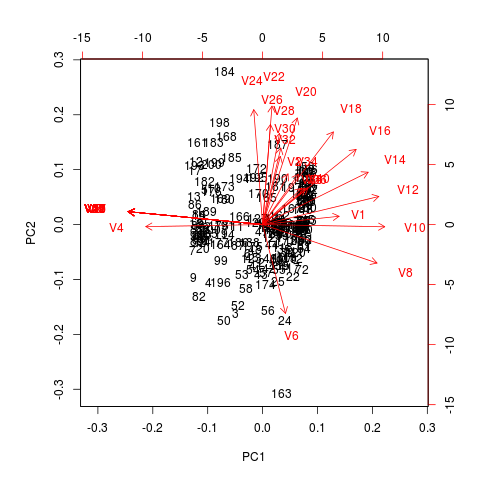
#> input picture exps/som/pca.png, 480 x 480 px, given as the content of the folder ../images/nonbread/res/, which was not available
$ python classifier2.py   (Python 2 division)   (older library calls are emulated)
#> lines starting #> are read from the running program, lines starting #| are printed output that depends on the picture; pictures that were not available may be replaced by others from this repository, and a replacement may not be noted
#> in main, I is the input picture: PIL image 480x480 RGB; mean R, G, B 245.9, 242.2, 242.2
### scripts/featureTexture.py
import numpy as np
import mahotas
import mahotas.features
import pylab
import Image

def lbp(filename):
#> called with filename = '../images/nonbread/res/pca.png'
    I = Image.open(filename)
    I = I.convert('L')
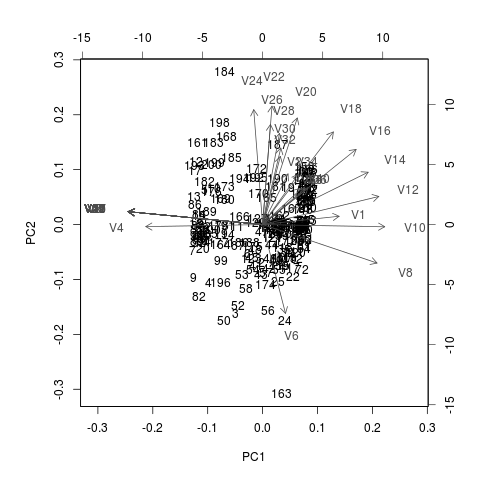
#> I: PIL image 480x480 L; min 0, max 255, mean 243.3
    I = np.array(I.getdata()).reshape(I.size[0],I.size[1])
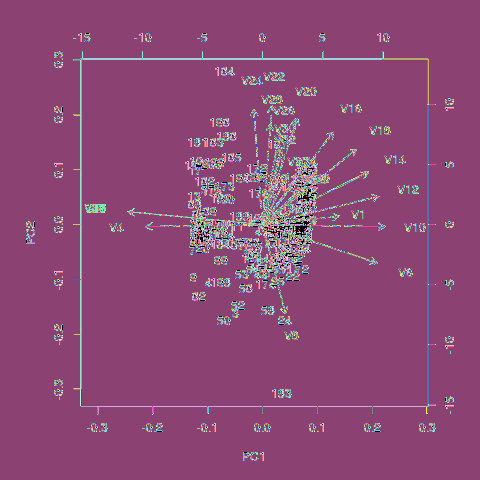
#> I: shape (480, 480) int64; 256 distinct labels, from 0 to 255; one colour per label, 0 black
    # 1: radius, 8: eight neighboorhood
    return mahotas.features.lbp(I,1,8)

def haralick(filename):
    img = mahotas.imread(filename)
    return mahotas.features.haralick(img).mean(0)


def tas(filename):
    img = mahotas.imread(filename)
    return mahotas.features.pftas(img)

# [6 lines left out: function zernike, not called in this run]

### scripts/classifier2.py
import csv
import sys
import os
from subprocess import *
from gch import colorHistogram
#import pyccv
import colortransforms
import numpy as np
from featureTexture import *
#import singularityEntropyCL as sg
#import localmfrac
import time
import cielab
from sklearn.ensemble import RandomForestClassifier
from sklearn import cross_validation
import mfs
#import efd
import gradient
import laplacian
#import singularityMFS as smfs
from matplotlib import pyplot as plt
from vf import VF
from mca import mca

SVM = 0
RANDOM_FOREST = 1
cantDF = 10

def callF(filename,which,extra):
    return features(filename,which,3,False,extra)

def features(filename,i,j,combine,extra):
    # [7 lines of commented-out code are left out]
    farr = [mfs.mfs, gradient.main]
    # [6 lines of commented-out code are left out]
    farr = [lbp]
    #if(combine==True):
    #    return hstack((farr[1](filename),farr[2](filename),farr[3](filename),farr[4](filename),farr[5](filename)))
    t =  time.clock()
    # num of FDs , Open Image?,  convert to grayscale?, (cielab) use L,a,b?
    cantDF = 10
    extra = [1,cantDF*2,3,True,True]
    res = farr[0](filename)#, extra)
    #res2 = farr[1](filename,extra)
    #res2 = farr[1](filename,extra)
    #res3 = farr[2](filename,extra)
    t =  time.clock() - t
    #print "Time: ", t
    return res
    #return np.hstack([res,res2])
    #return np.hstack([res,res2,res3])


# [42 lines left out: functions ccv, conf_mat, getCross, csvm, not called in this run]


    #return testL

from sklearn.neighbors import KNeighborsClassifier
# [42 lines left out: functions cnearestneighbors, crandomforest, classifierPredict, test, not called in this run]


def main(subname,which,local,classifier):
    fsize = 14
    base = subname+'C.txt'
    fileStxt = '../exps/'+subname+'S.txt'
    fileScsv = '../exps/'+subname+'S.csv'
    #fileCtxt = '../exps/'+base
    #fileCcsv = '../exps/'+subname+'C.csv'
    cant = 20
    dDFs  = 40
    baguette = np.zeros((cant, dDFs)).astype(np.float32)
    salvado   = np.zeros((cant, dDFs)).astype(np.float32)
    lactal   = np.zeros((cant, dDFs)).astype(np.float32)
    sandwich = np.zeros((cant, dDFs)).astype(np.float32)

    baguetteC = np.zeros((cant, dDFs)).astype(np.float32)
    salvadoC   = np.zeros((cant, dDFs)).astype(np.float32)
    lactalC   = np.zeros((cant, dDFs)).astype(np.float32)
    sandwichC = np.zeros((cant, dDFs)).astype(np.float32)

    vfBaguette = np.zeros(cant).astype(np.float32)
    vfBaguetteC = np.zeros(cant).astype(np.float32)
    mcaBaguette = np.zeros(cant).astype(np.float32)
    mcaBaguetteC = np.zeros(cant).astype(np.float32)
    mcadvBaguette = np.zeros(cant).astype(np.float32)
    mcadvBaguetteC = np.zeros(cant).astype(np.float32)

    vfLactal = np.zeros(cant).astype(np.float32)
    vfLactalC = np.zeros(cant).astype(np.float32)
    mcaLactal = np.zeros(cant).astype(np.float32)
    mcaLactalC = np.zeros(cant).astype(np.float32)
    mcadvLactal = np.zeros(cant).astype(np.float32)
    mcadvLactalC = np.zeros(cant).astype(np.float32)

    vfSalvado = np.zeros(cant).astype(np.float32)
    vfSalvadoC = np.zeros(cant).astype(np.float32)
    mcaSalvado = np.zeros(cant).astype(np.float32)
    mcaSalvadoC = np.zeros(cant).astype(np.float32)
    mcadvSalvado = np.zeros(cant).astype(np.float32)
    mcadvSalvadoC = np.zeros(cant).astype(np.float32)

    vfSandwich = np.zeros(cant).astype(np.float32)
    vfSandwichC = np.zeros(cant).astype(np.float32)
    mcaSandwich = np.zeros(cant).astype(np.float32)
    mcaSandwichC = np.zeros(cant).astype(np.float32)
    mcadvSandwich = np.zeros(cant).astype(np.float32)
    mcadvSandwichC = np.zeros(cant).astype(np.float32)

    path = '../images/nonbread/res/'
    dirList=os.listdir(path)
    #print len(dirList)

    nonbread = np.zeros((len(dirList), dDFs)).astype(np.float32)

    if(local == True):
        data = localFeatures(subname,which)
        with open(fileScsv, 'wb') as f:
            writer = csv.writer(f)
            writer.writerows(data)

        prog = './clas2' # convert.c
        cmd = '{0} "{1}" > "{2}"'.format(prog, fileScsv, fileStxt)
        Popen(cmd, shell = True, stdout = PIPE).communicate()
        labels = [i for i in range(len(data))]
        labels = map(lambda i: i/(2*(cant-1))+1, labels)
        print labels
        test(data, labels, fileStxt, base,classifier)
        return

    else:    # else global
        import Image
        j = 0
        extra = [cantDF,40,1.15]
        for i in range(len(dirList)):
            filename = path+dirList[i]
            I = Image.open(filename)
            if(I.mode == 'RGB'):
                print filename
                nonbread[j] = callF(filename,which,extra)
                j = j+1
            if (j > cant*2+1):
                break


        for i in range(cant):
            extra = [cantDF,40,1.15]
            filename = '../images/scanner/baguette/baguette{}.tif'.format(i+1)
            print filename
            baguette[i] = callF(filename,which,extra)
            vfBaguette[i] = VF(filename,extra)
            mcaBaguette[i] = mca(filename,extra)[0]
            mcadvBaguette[i] = mca(filename,extra)[1]
            filename = '../images/scanner/lactal/lactal{}.tif'.format(i+1)
            print filename
            lactal[i] = callF(filename,which,extra)
            vfLactal[i] = VF(filename,extra)
            mcaLactal[i] = mca(filename,extra)[0]
            mcadvLactal[i] = mca(filename,extra)[1]
            filename = '../images/scanner/salvado/salvado{}.tif'.format(i+1)
            print filename
            salvado[i] = callF(filename,which,extra)
            vfSalvado[i] = VF(filename,extra)
            mcaSalvado[i] = mca(filename,extra)[0]
            mcadvSalvado[i] = mca(filename,extra)[1]
            filename = '../images/scanner/sandwich/sandwich{}.tif'.format(i+1)
            print filename
            sandwich[i] = callF(filename,which,extra)
            vfSandwich[i] = VF(filename,extra)
            mcaSandwich[i] = mca(filename,extra)[0]
            mcadvSandwich[i] = mca(filename,extra)[1]

            extra = [cantDF,40,1]
            filename = '../images/camera/baguette/slicer/b{}.tif'.format(i+1)
            print filename
            baguetteC[i] = callF(filename,which,extra)
            vfBaguetteC[i] = VF(filename,extra)
            mcaBaguetteC[i] = mca(filename,extra)[0]
            mcadvBaguetteC[i] = mca(filename,extra)[1]
            filename = '../images/camera/lactal/l{}.tif'.format(i+1)
            print filename
            lactalC[i] = callF(filename,which,extra)
            vfLactalC[i] = VF(filename,extra)
            mcaLactalC[i] = mca(filename,extra)[0]
            mcadvLactalC[i] = mca(filename,extra)[1]
            filename = '../images/camera/salvado/s{}.tif'.format(i+1)
            print filename
            salvadoC[i] = callF(filename,which,extra)
            vfSalvadoC[i] = VF(filename,extra)
            mcaSalvadoC[i] = mca(filename,extra)[0]
            mcadvSalvadoC[i] = mca(filename,extra)[1]
            filename = '../images/camera/sandwich/s{}.tif'.format(i+1)
            print filename
            sandwichC[i] = callF(filename,which,extra)
            vfSandwichC[i] = VF(filename,extra)
            mcaSandwichC[i] = mca(filename,extra)[0]
            mcadvSandwichC[i] = mca(filename,extra)[1]

    data = np.vstack((baguette, baguetteC,lactal,lactalC,salvado,salvadoC,sandwich,sandwichC,nonbread[0:(2*(cant))]))


    dataB = np.vstack((baguette, baguetteC))
    dataL = np.vstack((lactal,lactalC))
    dataSal = np.vstack((salvado,salvadoC))
    dataSan = np.vstack((sandwich,sandwichC))
    dataTodos = np.vstack((dataB,dataL,dataSal,dataSan))

    # Void Fraction
    arrB = np.hstack((vfBaguette,vfBaguetteC))
    arrL = np.hstack((vfLactal,vfLactalC))
    arrSal = np.hstack((vfSalvado,vfSalvadoC))
    arrSan = np.hstack((vfSandwich,vfSandwichC))
    arrTodos = np.hstack((arrB,arrL,arrSal,arrSan))

    # Mean cell area
    mcaB = np.hstack((mcaBaguette,mcaBaguetteC))
    mcaL = np.hstack((mcaLactal,mcaLactalC))
    mcaSal = np.hstack((mcaSalvado,mcaSalvadoC))
    mcaSan = np.hstack((mcaSandwich,mcaSandwichC))
    mcaTodos = np.hstack((mcaB,mcaL,mcaSal,mcaSan))

    # stdev of Mean cell area
    mcadvB = np.hstack((mcadvBaguette,mcadvBaguetteC))
    mcadvL = np.hstack((mcadvLactal,mcadvLactalC))
    mcadvSal = np.hstack((mcadvSalvado,mcadvSalvadoC))
    mcadvSan = np.hstack((mcadvSandwich,mcadvSandwichC))
    mcadvTodos = np.hstack((mcadvB,mcadvL,mcadvSal,mcadvSan))

    # correlation coefficients
    cfeat = len(dataB[0])
    print cfeat
    cB = np.zeros(cfeat)
    cL = np.zeros(cfeat)
    cSal = np.zeros(cfeat)
    cSan = np.zeros(cfeat)
    cTodos = np.zeros(cfeat)
    cmcaB = np.zeros(cfeat)
    cmcaL = np.zeros(cfeat)
    cmcaSal = np.zeros(cfeat)
    cmcaSan = np.zeros(cfeat)
    cmcaTodos = np.zeros(cfeat)
    cmcadvB = np.zeros(cfeat)
    cmcadvL = np.zeros(cfeat)
    cmcadvSal = np.zeros(cfeat)
    cmcadvSan = np.zeros(cfeat)
    cmcadvTodos = np.zeros(cfeat)
    print "Shapes:"
    print arrTodos.shape
    print dataTodos.shape
    for i in range(cfeat):
        #print i
        cB[i] = np.corrcoef(dataB[:,i],arrB)[0,1]
        cmcaB[i] = np.corrcoef(dataB[:,i],mcaB)[0,1]
        cmcadvB[i] = np.corrcoef(dataB[:,i],mcadvB)[0,1]
        cL[i] = np.corrcoef(dataL[:,i],arrL)[0,1]
        cmcaL[i] = np.corrcoef(dataL[:,i],mcaL)[0,1]
        cmcadvL[i] = np.corrcoef(dataL[:,i],mcadvL)[0,1]
        cSal[i] = np.corrcoef(dataSal[:,i],arrSal)[0,1]
        cmcaSal[i] = np.corrcoef(dataSal[:,i],mcaSal)[0,1]
        cmcadvSal[i] = np.corrcoef(dataSal[:,i],mcadvSal)[0,1]
        cSan[i] = np.corrcoef(dataSan[:,i],arrSan)[0,1]
        cmcaSan[i] = np.corrcoef(dataSan[:,i],mcaSan)[0,1]
        cmcadvSan[i] = np.corrcoef(dataSan[:,i],mcadvSan)[0,1]
        cTodos[i] = np.corrcoef(dataTodos[:,i],arrTodos)[0,1]
        cmcaTodos[i] = np.corrcoef(dataTodos[:,i],mcaTodos)[0,1]
        cmcadvTodos[i] = np.corrcoef(dataTodos[:,i],mcadvTodos)[0,1]


    print "Coefficients"
    print "VF Baguette"
    print cB
    print "MCA Baguette"
    print cmcaB
    print "stdev MCA Baguette"
    print cmcadvB
    print "VF Lactal"
    print cL
    print "MCA Lactal"
    print cmcaL
    print "stdev MCA Lactal"
    print cmcadvL
    print "VF Salvado"
    print cSal
    print "MCA Salvado"
    print cmcaSal
    print "stdev MCA Salvado"
    print cmcadvSal
    print "VF Sandwich"
    print cSan
    print "MCA Sandwich"
    print cmcaSan
    print "stdev MCA Sandwich"
    print cmcadvSan
    print "VF Todos"
    print cTodos
    print "MCA Todos"
    print cmcaTodos
    print "stdev MCA Todos"
    print cmcadvTodos


    mean = np.zeros((5,cfeat))
    std = np.zeros((5,cfeat))

    mean[0] = dataB.mean(axis=0)
    std[0] = dataB.std(axis=0)

    mean[1] = dataL.mean(axis=0)
    std[1] = dataL.std(axis=0)

    mean[2] = dataSal.mean(axis=0)
    std[2] = dataSal.std(axis=0)

    mean[3] = dataSan.mean(axis=0)
    std[3] = dataSan.std(axis=0)

    mean[4] = dataTodos.mean(axis=0)
    std[4] = dataTodos.std(axis=0)


    print "Mean : ", mean[0]
    print "Std : ", std[0]
    print "Mean : ", mean[1]
    print "Std : ", std[1]
    print "Mean : ", mean[2]
    print "Std : ", std[2]
    print "Mean : ", mean[3]
    print "Std : ", std[3]
    print "Mean : ", mean[4]
    print "Std : ", std[4]

    x = np.arange(cfeat)
    plt.ylabel(r'$R$',fontsize=fsize)
    plt.xlabel('FD',fontsize=fsize)
    plt.plot(x, cB, 'k+--', label='baguette',linewidth=2.0)
    plt.plot(x, cL, 'r*--',  label='lactal',linewidth=2.0)
    plt.plot(x, cSal, 'bx--',  label='bran',linewidth=2.0)
    plt.plot(x, cSan, 'go--',  label='sandwich',linewidth=2.0)
    plt.plot(x, cTodos, 'mo--',  label='todos',linewidth=2.0)
    plt.legend(loc = 2) # loc 4: bottom, right
    plt.show()

    plt.ylabel(r'$R$',fontsize=fsize)
    plt.xlabel('FD',fontsize=fsize)
    plt.plot(x, cmcaB, 'k+--', label='baguette',linewidth=2.0)
    plt.plot(x, cmcaL, 'r*--',  label='lactal',linewidth=2.0)
    plt.plot(x, cmcaSal, 'bx--',  label='bran',linewidth=2.0)
    plt.plot(x, cmcaSan, 'go--',  label='sandwich',linewidth=2.0)
    plt.plot(x, cmcaTodos, 'mo--',  label='todos',linewidth=2.0)
    plt.legend(loc = 2) # loc 4: bottom, right
    plt.show()

    plt.ylabel(r'$R$',fontsize=fsize)
    plt.xlabel('FD',fontsize=fsize)
    plt.plot(x, cmcadvB, 'k+--', label='baguette',linewidth=2.0)
    plt.plot(x, cmcadvL, 'r*--',  label='lactal',linewidth=2.0)
    plt.plot(x, cmcadvSal, 'bx--',  label='bran',linewidth=2.0)
    plt.plot(x, cmcadvSan, 'go--',  label='sandwich',linewidth=2.0)
    plt.plot(x, cmcadvTodos, 'mo--',  label='todos',linewidth=2.0)
    plt.legend(loc = 2) # loc 4: bottom, right
    plt.show()

    # Graph for means
    x = np.arange(cfeat)
    plt.ylabel(r'$f(\alpha)$',fontsize=fsize)
    plt.xlabel('FD',fontsize=fsize)
    plt.plot(x, mean[0], 'k+--', label='baguette',linewidth=2.0)
    plt.plot(x, mean[1], 'r*--',  label='lactal',linewidth=2.0)
    plt.plot(x, mean[2], 'bx--',  label='bran',linewidth=2.0)
    plt.plot(x, mean[3], 'go--',  label='sandwich',linewidth=2.0)
    plt.plot(x, mean[4], 'mo--',  label='todos',linewidth=2.0)
    plt.legend(loc = 2)
    plt.show()

    # Graph for standard deviations
    x = np.arange(cfeat)
    plt.ylabel(r'$f(\alpha)$',fontsize=fsize)
    plt.xlabel('FD',fontsize=fsize)
    plt.plot(x, std[0], 'k+--', label='baguette',linewidth=2.0)
    plt.plot(x, std[1], 'r*--',  label='lactal',linewidth=2.0)
    plt.plot(x, std[2], 'bx--',  label='bran',linewidth=2.0)
    plt.plot(x, std[3], 'go--',  label='sandwich',linewidth=2.0)
    plt.plot(x, std[4], 'mo--',  label='todos',linewidth=2.0)
    plt.legend(loc = 2)
    plt.show()

    with open('means.csv', 'wb') as f:
        writer = csv.writer(f)
        writer.writerows(mean)

    with open('stds.csv', 'wb') as f:
        writer = csv.writer(f)
        writer.writerows(std)


    #labels = [i for i in range(len(data))]
    labels = np.zeros((len(data),1)) # FIX ME
    for i in range(len(data)):
        labels[i] = i
    labels = map(lambda i: np.floor(i/(2*(cant)))+1, labels)

    print "200?: ", len(data)

    labels = np.array(labels)
    print data
    #print "Labels shape: ", labels.shape
    #print "data shape: ", data.shape
    #data2 = np.hstack((labels,data))
    with open(fileScsv, 'wb') as f:
        writer = csv.writer(f)
        writer.writerows(data)

    prog = './clas2' # convert.c (here labels are added for the svm)
    cmd = '{0} "{1}" > "{2}"'.format(prog, fileScsv, fileStxt)
    Popen(cmd, shell = True, stdout = PIPE).communicate()

    lab = np.transpose(labels)[0]   # FIX ME
    test(data, lab, fileStxt, base,classifier)


# SIFT BoW
from os.path import exists, isdir, basename, join, splitext
import sift
#from glob import glob
from numpy import zeros, resize, sqrt, histogram, hstack, vstack, savetxt, zeros_like
import scipy.cluster.vq as vq
PRE_ALLOCATION_BUFFER = 1000  # for sift
K_THRESH = 1  # early stopping threshold for kmeans originally at 1e-5, increased for speedup
CODEBOOK_FILE = 'codebook.file'
DATASETPATH = 'dataset/'
SIZE_LOCAL_FEATURE = 128 # 64: SURF, 128: SIFT, DF*2: MF
from cPickle import dump, HIGHEST_PROTOCOL, load
from mahotas.features import surf
#from singularityBoF import featuresMF

# only one file
# [24 lines left out: functions extractSift, extractMF, not called in this run]

from mahotas import surf
# [12 lines left out: functions extractSURF, extractSurf, not called in this run]

def extractLocal(filename,i):
    f = [extractSift, extractSURF, extractMF] #featuresMF]
    return f[i](filename)

# [120 lines left out: functions dict2numpy, computeHistograms, localFeatures, not called in this run]


# [16 lines of commented-out code are left out]

main('mfs20',6,False,SVM)
#> (the call stopped at in lbp, `return mahotas.features.lbp(I,1,8)`: mahotas is not available in this run)

$ run again, on images/boxpBaguetteM.png
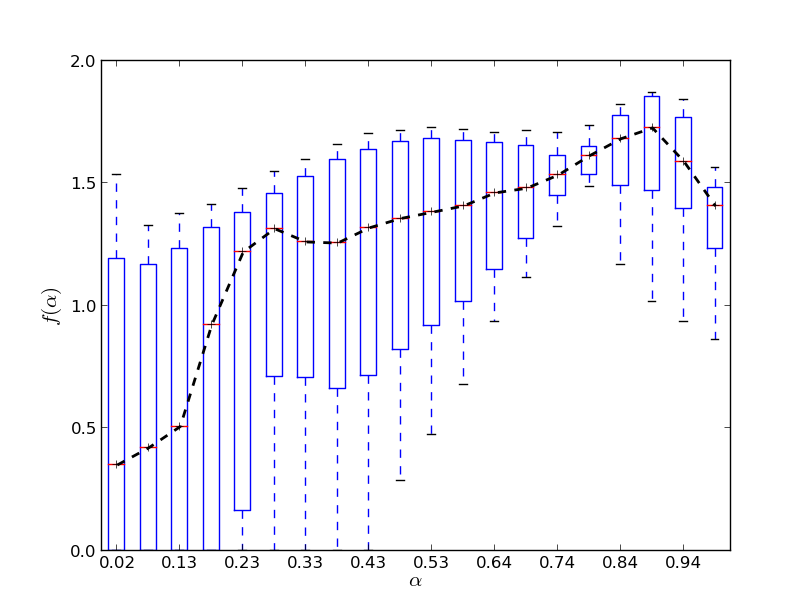
#> input picture images/boxpBaguetteM.png, 812 x 612 px, given as the content of the folder ../images/nonbread/res/, which was not available
#> in main, I is the input picture: PIL image 812x612 RGBA; mean R, G, B, A 245.5, 245.4, 251.4, 255
#> in lbp, `I = I.convert('L')`:
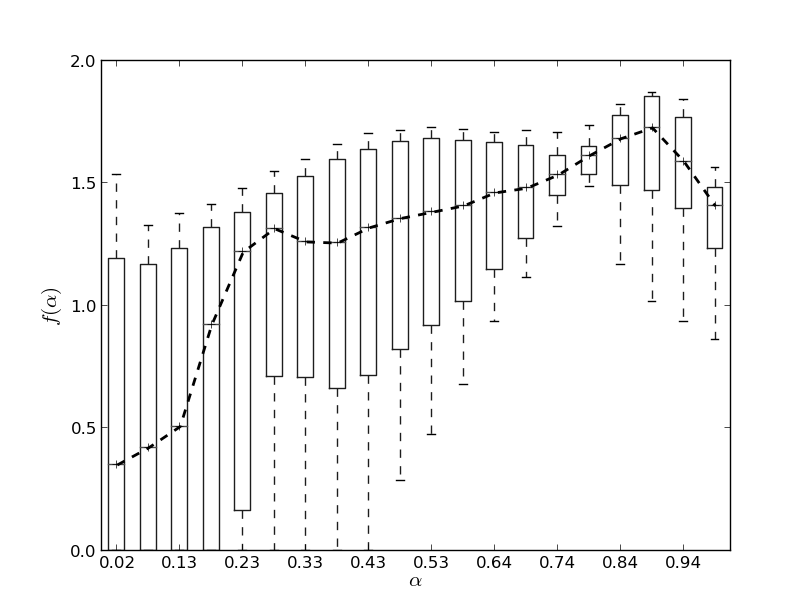
#> I: PIL image 812x612 L; min 0, max 255, mean 246.1
#> in lbp, `I = np.array(I.getdata()).reshape(I.size[0],I.size[1])`:
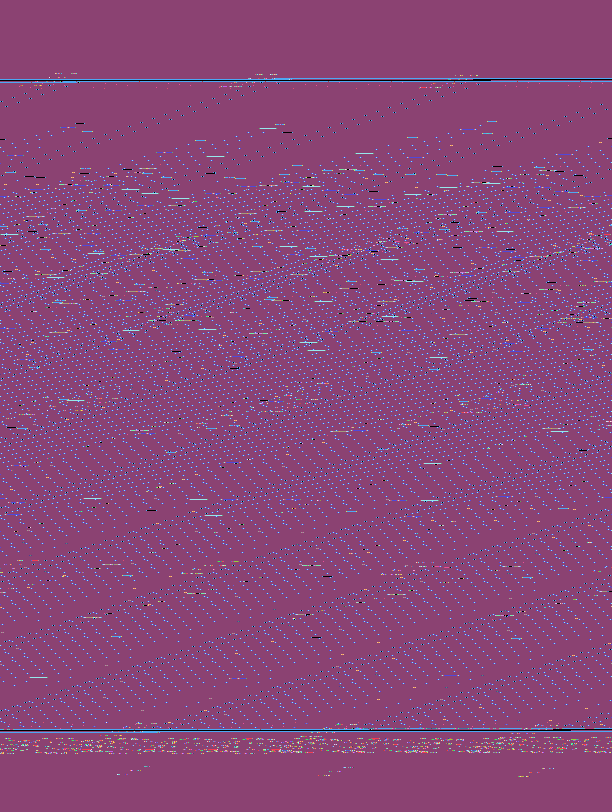
#> I: shape (812, 612) int64; 256 distinct labels, from 0 to 255; one colour per label, 0 black

$ run again, on images/boxpLactalM.png
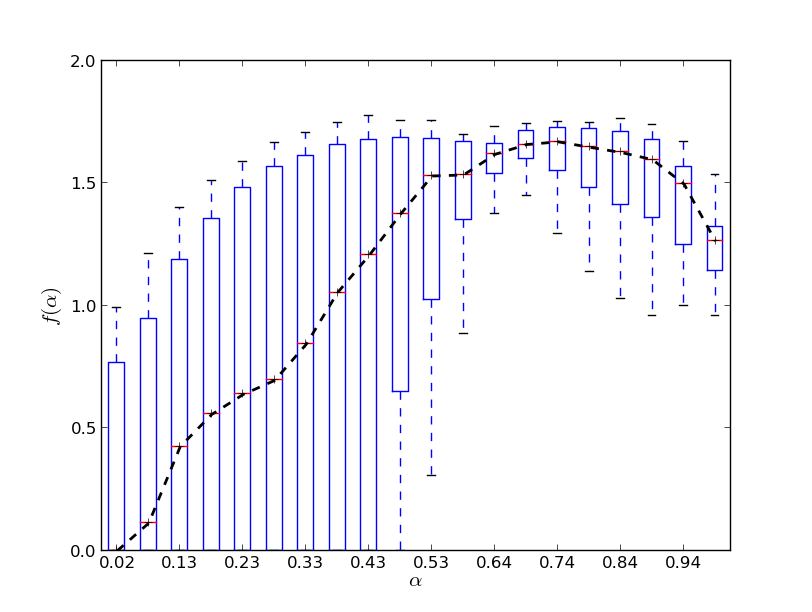
#> input picture images/boxpLactalM.png, 812 x 612 px, given as the content of the folder ../images/nonbread/res/, which was not available
#> in main, I is the input picture: PIL image 812x612 RGBA; mean R, G, B, A 245.2, 245, 251.4, 255
#> in lbp, `I = I.convert('L')`:
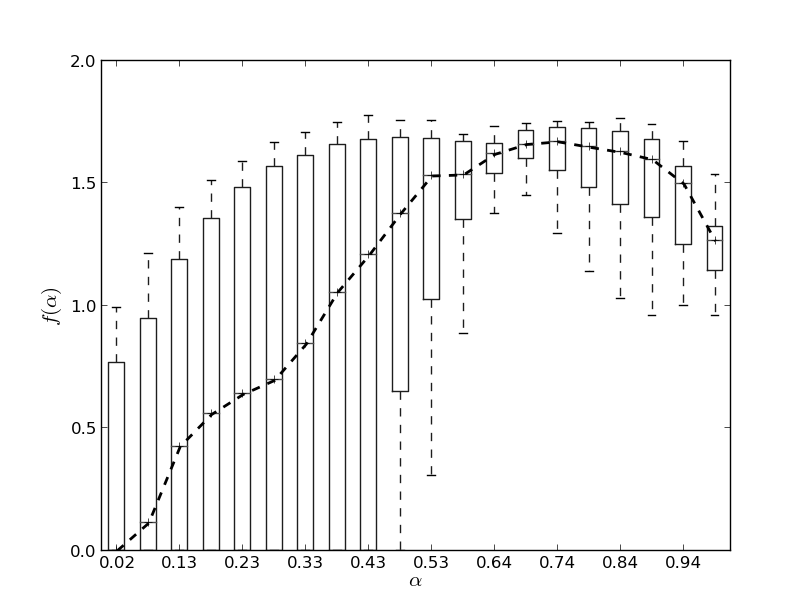
#> I: PIL image 812x612 L; min 0, max 255, mean 245.8
#> in lbp, `I = np.array(I.getdata()).reshape(I.size[0],I.size[1])`:
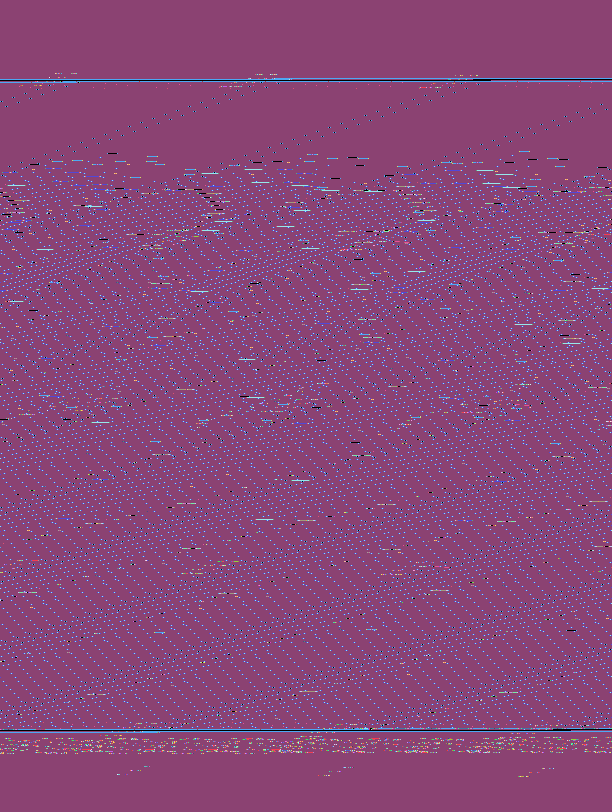
#> I: shape (812, 612) int64; 256 distinct labels, from 0 to 255; one colour per label, 0 black
